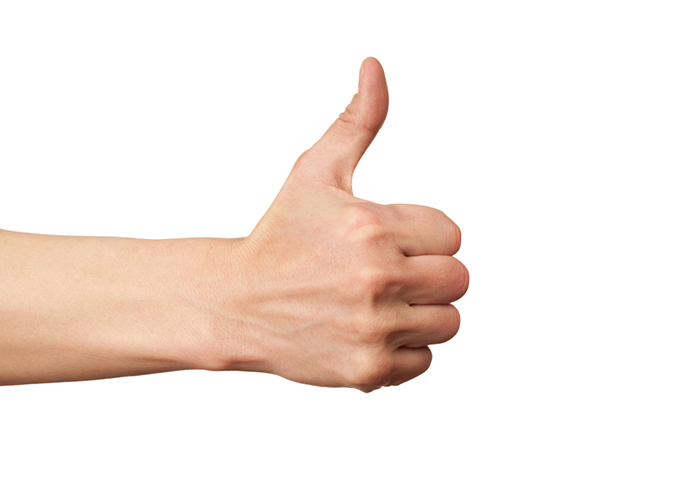
#> input picture classifier/thumbs8.jpeg, 700 x 500 px
$ python threshold_pic.py thumbs8.jpeg
#> lines starting #> are read from the running program, lines starting #| are printed output that depends on the picture; after the words box and inside, x2 and y2 are one past the last pixel; in counts of white or black regions, pixels touching at a corner belong together
#!/usr/bin/env python3
import cv2,sys

img = cv2.imread(sys.argv[1], 0)
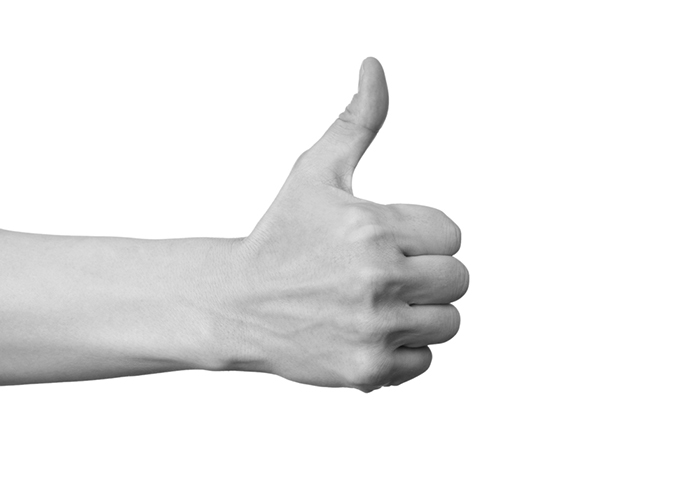
#> img: shape (500, 700); min 13, max 255, mean 238.6
img = cv2.medianBlur(img, 5)

threshold = cv2.adaptiveThreshold(img, 255, cv2.ADAPTIVE_THRESH_GAUSSIAN_C,
			cv2.THRESH_BINARY,11,2)
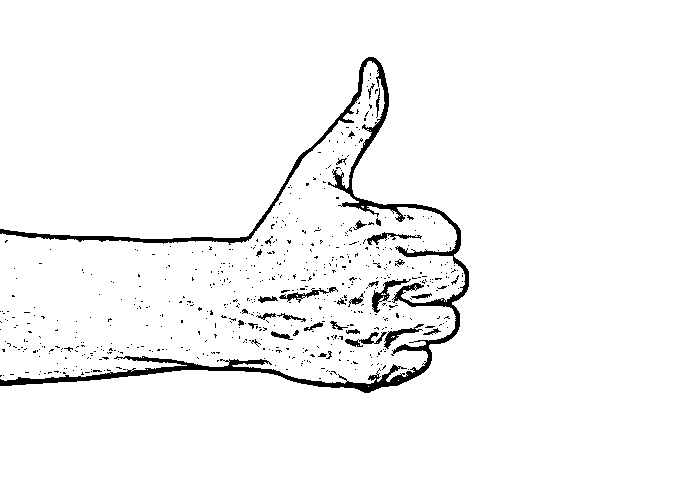
#> threshold: shape (500, 700); 96.5% white; 596 black regions (561 under 20 px), largest, box (x1, y1, x2, y2) and area: (0, 57, 469, 393) 8113, (372, 279, 411, 313) 310, (384, 324, 424, 349) 248

cv2.imwrite("threshold-" + sys.argv[1], threshold)
